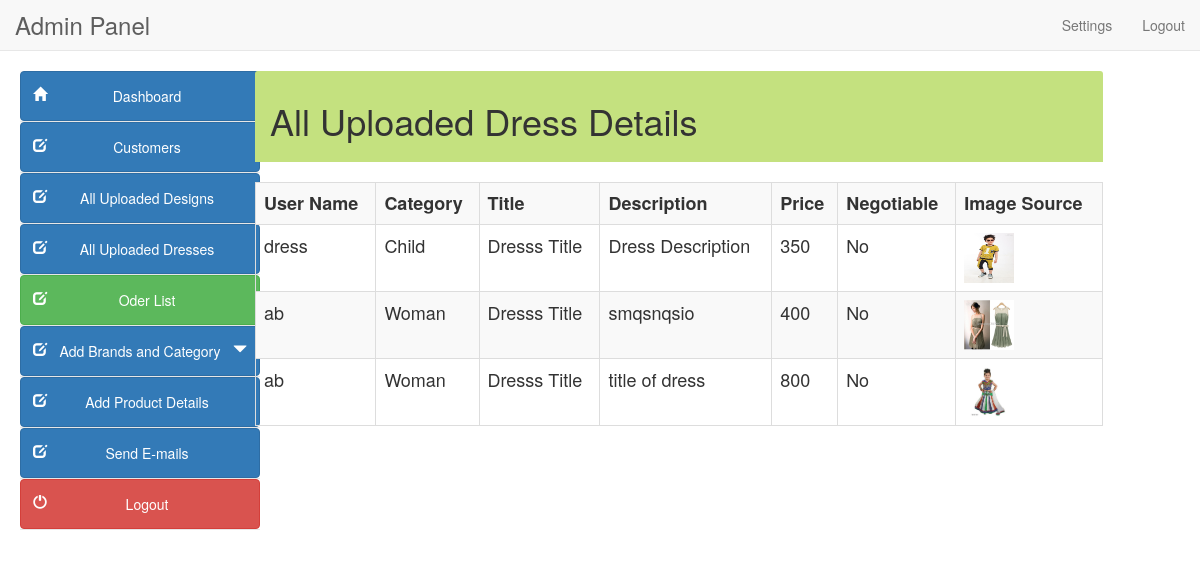
/alluploadeddress.php, run on the app's committed database.
### tables this page shows
CREATE TABLE `dressinfo` (
  `id` int(11) NOT NULL,
  `username` varchar(50) NOT NULL,
  `category` varchar(50) NOT NULL,
  `title` varchar(50) NOT NULL,
  `description` varchar(100) NOT NULL,
  `price` varchar(50) NOT NULL,
  `negotiable` varchar(15) NOT NULL,
  `image` varchar(350) NOT NULL
);

### alluploadeddress.php (the view, shortened to what this page needs)
<?php
include("db.php");
?>
<!DOCTYPE html>
<html lang="en">
<head>
<link href="style/css/bootstrap.min.css" rel="stylesheet">
<link href="style/css/k.css" rel="stylesheet">
</head>
<body>
<?php include("include/header.php"); ?>
<div class="container-fluid">
<?php include("include/side_bar.php"); ?>
<div class="col-sm-9" style="margin-left:10px">
<div class="panel-heading" style="background-color:#c4e17f">
	<h1>All Uploaded Dress Details </h1></div><br>
<div style="overflow-x:scroll;">
<table class="table table-bordered table-hover table-striped" style="font-size:18px">
	<tr>
			    	<th>User Name</th>
			    	<th>Category</th>
                	<th>Title</th>
                 	<th>Description</th>
                  	<th>Price</th>
                  	<th>Negotiable</th>
                  	<th>Image Source</th>
	</tr>
<?php
$query = "SELECT * FROM `dressinfo`";
$result=mysqli_query($con,$query);
if(mysqli_num_rows($result) > 0)
{
	while($row = mysqli_fetch_array($result))
{
	echo "<tr>
		<td>".$row['username']." </td>
		<td>".$row['category']." </td>
		<td>".$row['title']." </td>
		<td>".$row['description']."</td>
		<td>".$row['price']."</td>
		<td>".$row['negotiable']."</td>
		<td><a  href='$row[image]'><img src='".$row['image']."' height = '50' width ='50'/> </a> </td> ";
   echo"</tr>";
}
}
?>
</table>
</div>
</div></div>
</body>
</html>

### data on the page
dressinfo: username "dress", category "Child", title "Dresss Title", description "Dress Description", price "350", negotiable "No", image (picture)
dressinfo: username "ab", category "Woman", title "Dresss Title", description "smqsnqsio", price "400", negotiable "No", image (picture)
dressinfo: username "ab", category "Woman", title "Dresss Title", description "title of dress", price "800", negotiable "No", image (picture)
